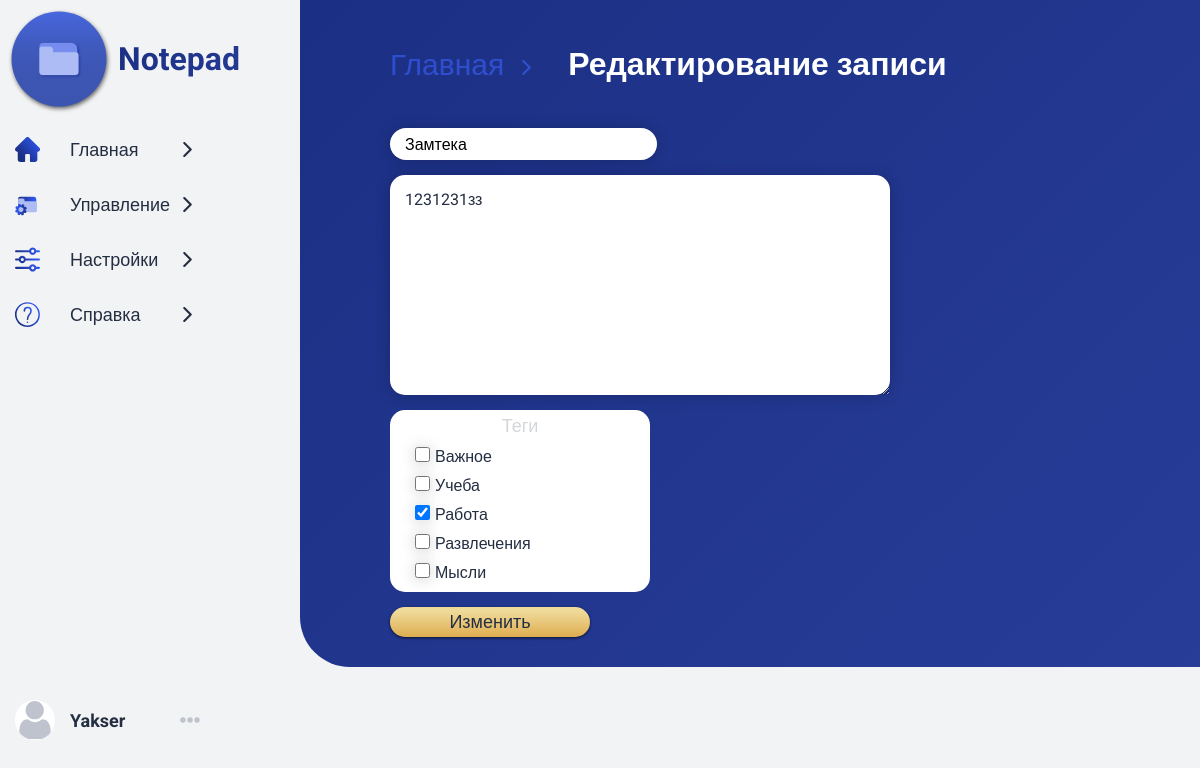
Page /edit/1 (signed in) on the earlier database version.
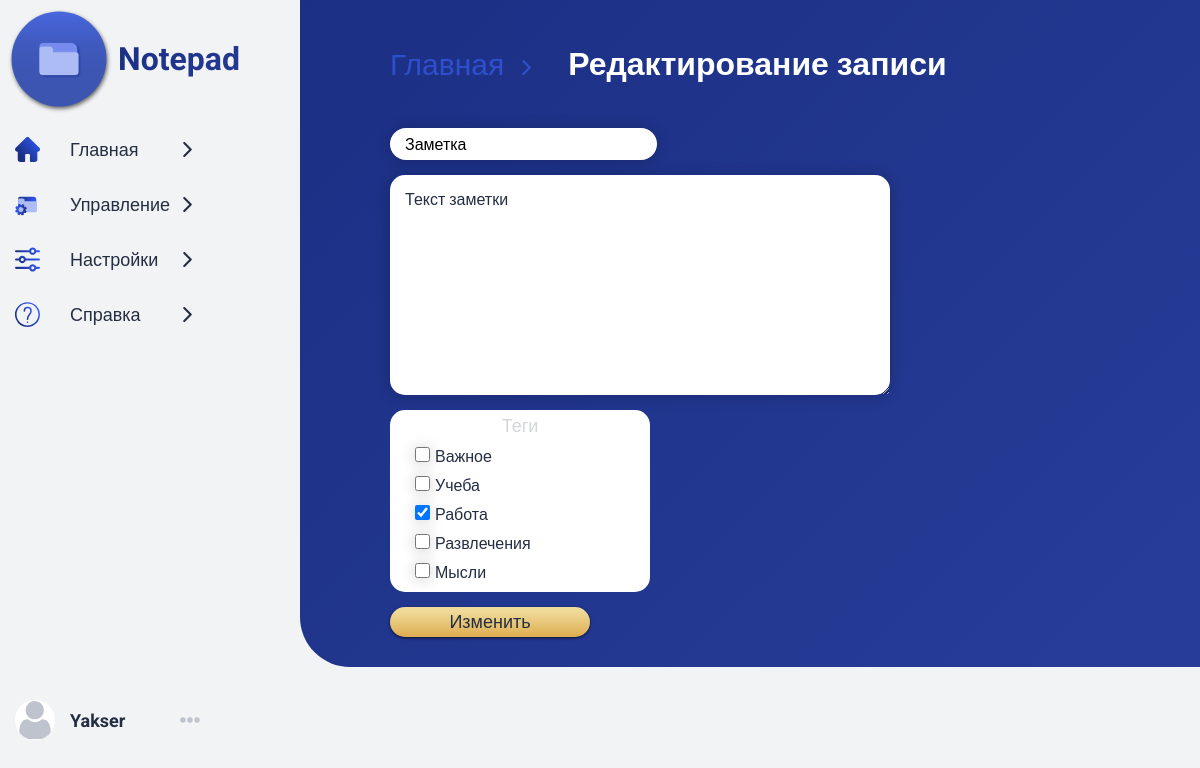
Same page on the later database version.
### data/note.py (models this page shows, shortened)
class Note(SqlAlchemyBase, SerializerMixin):
    __tablename__ = 'note'
    id = sqlalchemy.Column(sqlalchemy.Integer, primary_key=True, unique=True, nullable=False)
    header = sqlalchemy.Column(sqlalchemy.String, nullable=False)
    text = sqlalchemy.Column(sqlalchemy.Text, nullable=True)
    date = sqlalchemy.Column(sqlalchemy.String, nullable=True, default=current_date)
    folder_id = sqlalchemy.Column(sqlalchemy.Integer,
                                  sqlalchemy.ForeignKey("folder.id"))
    folder = orm.relation('Folder')
    tags = sqlalchemy.Column(sqlalchemy.String)

### run.py (the view, shortened to what this page needs)
@app.route('/edit/<note_id>', methods=['POST', 'GET'])
@login_required
def edit_note(note_id):
    session = db_session.create_session()
    founded_note = session.query(Note).filter(Note.id == note_id).first()
    if request.method == 'GET':
        return render_template('edit_note.html', note=founded_note, user=current_user)

### data/db_session.py (called while the page is built)
def create_session() -> Session:
    global __factory
    return __factory()

### run.py (called while the page is built)
@login_manager.user_loader
def load_user(user_id):
    db_sess = db_session.create_session()
    return db_sess.query(User).get(user_id)

### templates/edit_note.html
{% extends 'main.html' %}
{% block block %}
    <div class="block">
        <div class="block-header">
            <div class="path-hint">
                <a href="/">Главная</a><img src="../static/img/right-arrow.svg" alt="" class="header-arrow">
            </div>
            <h1>Редактирование записи</h1>
            {% set edu = '' %}
            {% set imp = '' %}
            {% set work = '' %}
            {% set thgts = '' %}
            {% if note.tags and 'учеба' in note.tags.split() %}
                {% set edu = 'checked' %}
            {% endif %}
            {% if note.tags and 'важное' in note.tags.split() %}
                {% set imp = 'checked' %}
            {% endif %}
            {% if note.tags and 'работа' in note.tags.split() %}
                {% set work = 'checked' %}
            {% endif %}
            {% if note.tags and 'мысли' in note.tags.split() %}
                {% set thgts = 'checked' %}
            {% endif %}
            {% if note.tags and 'развлечения' in note.tags.split() %}
                {% set fun = 'checked' %}
            {% endif %}
            <div class="block-menu">
                <form class="add-form" method="post">
                    <input type="text" name="note-name" id="note-name"
                           placeholder="Название заметки" autocomplete="off" value="{{ note.header.capitalize() }}">
                    <textarea name="note-text" id="note-text"
                              cols="30" rows="10" placeholder="Текст заметки">{{ note.text }}</textarea>
                    <div class="form-block">
                        <span>Теги</span>
                        <label class="form-check-label">
                            <input type="checkbox" class="tag-input" id="important"
                                   name="important" {{ imp }}>Важное
                        </label>
                        <label class="form-check-label">
                            <input type="checkbox" class="tag-input" id="education"
                                   name="education" {{ edu }}>Учеба
                        </label>
                        <label class="form-check-label">
                            <input type="checkbox" class="tag-input" id="work"
                                   name="work" {{ work }}>Работа
                        </label>
                        <label class="form-check-label">
                            <input type="checkbox" class="tag-input" id="fun"
                                   name="fun" {{ fun }}>Развлечения
                        </label>
                        <label class="form-check-label">
                            <input type="checkbox" class="tag-input" id="thoughts"
                                   name="thoughts" {{ thgts }}>Мысли
                        </label>
                    </div>
                    <button type="submit">Изменить</button>
                </form>
            </div>
        </div>
    </div>
{% endblock %}

Differences in the rows shown:
changed Note: note-name "Замтека" → "Заметка"; note-text "1231231зз" → "Текст заметки"
